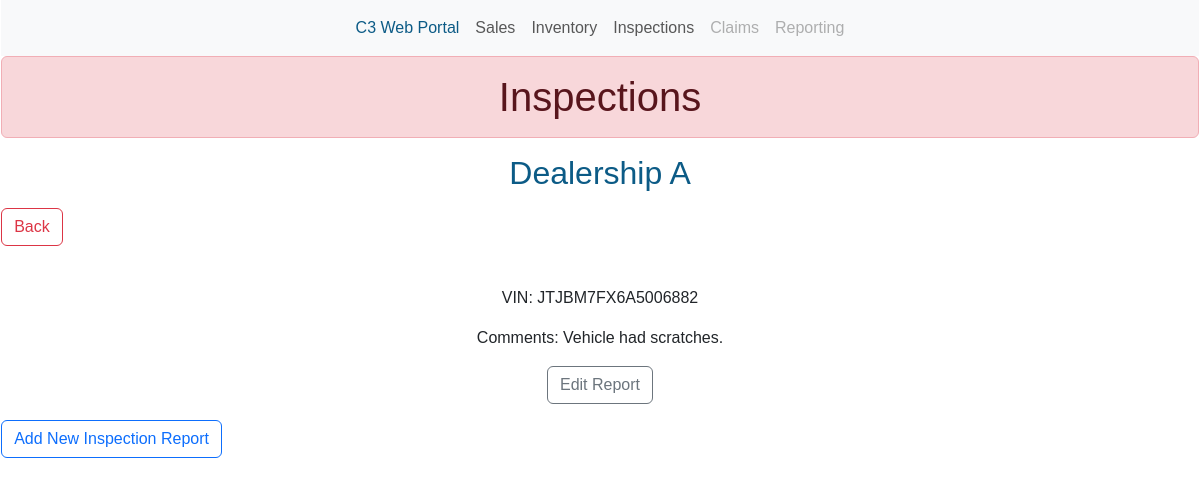
The page /inspections/1 on the database its author committed.
### home/models.py (models this page shows, shortened)
class Dealership(models.Model):
    dealership = models.CharField(max_length=200)
    date_added = models.DateTimeField(auto_now_add=True)

class Inspection(models.Model):
    dealership = models.ForeignKey(Dealership, on_delete=models.CASCADE)
    vin = models.CharField(max_length=200)
    comments = models.CharField(max_length=500)
    date_added = models.DateTimeField(auto_now_add=True)
    class Meta:
        verbose_name_plural = 'myinspections'

### home/views.py (the view)
# urls.py: path('inspections/<int:dealership_id>', views.inspections_dealership, name='inspections_dealership'),
def inspections_dealership(request, dealership_id):
    mydealership = Dealership.objects.get(id=dealership_id)
    myinspections = mydealership.inspection_set.order_by('-date_added')
    context = {'inspections_dealership': mydealership, 'inspections': myinspections}
    return render(request, 'home/inspections_dealership.html', context)

### home/templates/home/inspections_dealership.html (shortened to what this page needs)
{% extends 'home/base.html' %}
{% block content %}
<div>
  <h1 class="alert alert-danger" role="alert">Inspections</h1>
  <h2>{{ inspections_dealership.dealership }}</h2>
</div>
  <p><a class="btn btn-outline-danger" href="{% url 'home:inspections_dealerships' %}" role="button">{{ "Back" }}</a></p>
<div>
  <ul>
  {% for inspection in inspections %}
    <li>
      <br>
      <p>VIN: {{ inspection.vin }}</p>
      <p>Comments: {{ inspection.comments }}</p>
      <p><a class="btn btn-outline-secondary" href="{% url 'home:edit_inspection' inspection.id %}" role="button">Edit Report</a></p>
    </li>
  {% empty %}
    <li>There are no inspection entries yet</li>
  {% endfor %}
  </ul>
</div>
  <p><a class="btn btn-outline-primary" href="{% url 'home:new_inspection' inspections_dealership.id %}" role="button">Add New Inspection Report</a></p>
{% endblock content %}

### home/templates/home/inspections_dealership.html (style rules this page uses)
body { margin: 0 0.1%; font-family: sans-serif; }
div { text-align: center; }
h2 { color: #0c5b86; }
ul { list-style-type: none; padding: 0%; }

### rows shown on the page
Dealership: dealership "Dealership A"
Inspection: vin "JTJBM7FX6A5006882", comments "Vehicle had scratches."

### other values the page prints
{{ "Back" }} "Back"
